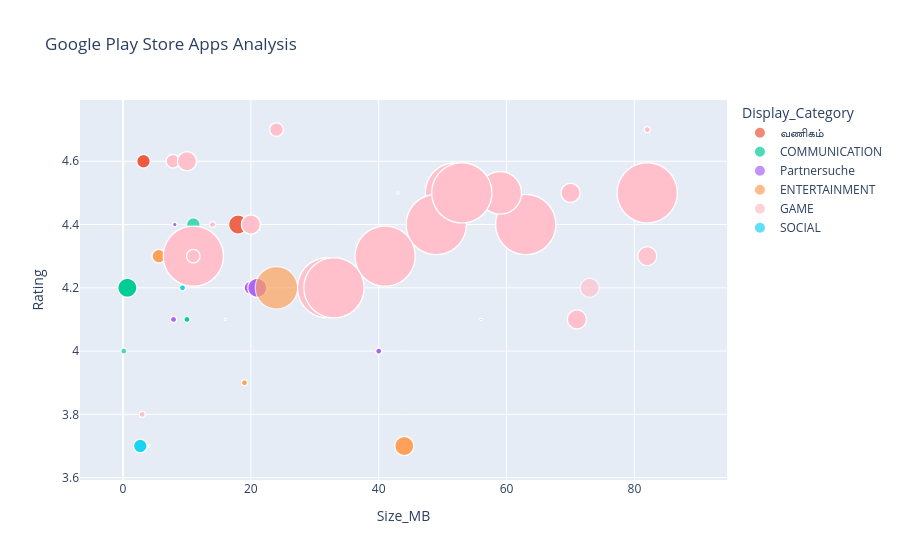

Notebook code for this chart:
### Code cell
if 17 <= current_hour < 19:
    fig.show()
else:
    print("Bubble Chart is available only between 5 PM IST and 7 PM IST.")

### Figure 1 — Plotly figure (JSON) as saved in the notebook; plotly's stock layout.template omitted (floating-point values rounded to 4 significant figures; data arrays with more than 128 entries replaced by an {"elided": "..."} marker saying what was removed)
{"data": [{"hovertemplate": "<b>%{hovertext}</b><br><br>Display_Category=வணிகம்<br>Size_MB=%{x}<br>Rating=%{y}<br>Installs_Num=%{marker.size}<extra></extra>", "hovertext": ["Google Primer", "Google Primer", "Call Blocker", "Call Blocker", "Call Blocker"], "legendgroup": "வணிகம்", "marker": {"color": "#EF553B", "size": [10000000.0, 10000000.0, 5000000.0, 5000000.0, 5000000.0], "sizemode": "area", "sizeref": 27780.0, "symbol": "circle"}, "mode": "markers", "name": "வணிகம்", "showlegend": true, "type": "scattergl", "x": [18.0, 18.0, 3.2, 3.2, 3.2], "xaxis": "x", "y": [4.4, 4.4, 4.6, 4.6, 4.6], "yaxis": "y"}, {"hovertemplate": "<b>%{hovertext}</b><br><br>Display_Category=COMMUNICATION<br>Size_MB=%{x}<br>Rating=%{y}<br>Installs_Num=%{marker.size}<extra></extra>", "hovertext": ["Call Blocker", "Call Blocker", "Call Blocker", "CallApp: Caller ID, Blocker & Phone Call Recorder", "Call Control - Call Blocker", "Caller ID +", "GO Notifier", "GO Notifier", "GO Notifier", "GO Notifier", "GO Notifier", "GO Notifier", "GO Notifier", "GO Notifier", "GO Notifier", "GO Notifier", "CallApp: Caller ID, Blocker & Phone Call Recorder"], "legendgroup": "COMMUNICATION", "marker": {"color": "#00cc96", "size": [1000000.0, 1000000.0, 1000000.0, 10000000.0, 5000000.0, 1000000.0, 10000000.0, 10000000.0, 10000000.0, 10000000.0, 10000000.0, 10000000.0, 10000000.0, 10000000.0, 10000000.0, 10000000.0, 10000000.0], "sizemode": "area", "sizeref": 27780.0, "symbol": "circle"}, "mode": "markers", "name": "COMMUNICATION", "showlegend": true, "type": "scattergl", "x": [10.0, 10.0, 10.0, 20.0, 11.0, 0.1152, 0.6787, 0.6787, 0.6787, 0.6787, 0.6787, 0.6787, 0.6787, 0.6787, 0.6787, 0.6787, 20.0], "xaxis": "x", "y": [4.1, 4.1, 4.1, 4.4, 4.4, 4.0, 4.2, 4.2, 4.2, 4.2, 4.2, 4.2, 4.2, 4.2, 4.2, 4.2, 4.4], "yaxis": "y"}, {"hovertemplate": "<b>%{hovertext}</b><br><br>Display_Category=Partnersuche<br>Size_MB=%{x}<br>Rating=%{y}<br>Installs_Num=%{marker.size}<extra></extra>", "hovertext": {"elided": "429 str values"}, "legendgroup": "Partnersuche", "marker": {"color": "#ab63fa", "size": {"elided": "429 float values"}, "sizemode": "area", "sizeref": 27780.0, "symbol": "circle"}, "mode": "markers", "name": "Partnersuche", "showlegend": true, "type": "scattergl", "x": {"elided": "429 float values"}, "xaxis": "x", "y": {"elided": "429 float values"}, "yaxis": "y"}, {"hovertemplate": "<b>%{hovertext}</b><br><br>Display_Category=ENTERTAINMENT<br>Size_MB=%{x}<br>Rating=%{y}<br>Installs_Num=%{marker.size}<extra></extra>", "hovertext": {"elided": "179 str values"}, "legendgroup": "ENTERTAINMENT", "marker": {"color": "#FFA15A", "size": {"elided": "179 float values"}, "sizemode": "area", "sizeref": 27780.0, "symbol": "circle"}, "mode": "markers", "name": "ENTERTAINMENT", "showlegend": true, "type": "scattergl", "x": {"elided": "179 float values"}, "xaxis": "x", "y": {"elided": "179 float values"}, "yaxis": "y"}, {"hovertemplate": "<b>%{hovertext}</b><br><br>Display_Category=GAME<br>Size_MB=%{x}<br>Rating=%{y}<br>Installs_Num=%{marker.size}<extra></extra>", "hovertext": {"elided": "3320 str values"}, "legendgroup": "GAME", "marker": {"color": "pink", "size": {"elided": "3320 float values"}, "sizemode": "area", "sizeref": 27780.0, "symbol": "circle"}, "mode": "markers", "name": "GAME", "showlegend": true, "type": "scattergl", "x": {"elided": "3320 float values"}, "xaxis": "x", "y": {"elided": "3320 float values"}, "yaxis": "y"}, {"hovertemplate": "<b>%{hovertext}</b><br><br>Display_Category=SOCIAL<br>Size_MB=%{x}<br>Rating=%{y}<br>Installs_Num=%{marker.size}<extra></extra>", "hovertext": ["Blogger", "Blogger", "Blogger", "Blogger", "Blogger", "Blogger", "Blogger", "Blogger", "Blogger", "Blogger", "Blogger", "Blogger", "Blogger", "Blogger", "Blogger", "Blogger", "Blogger", "Blogger", "Blogger", "Blogger", "Blogger", "Blogger", "Blogger", "Blogaway for Android (Blogger)", "Blogaway for Android (Blogger)", "Blogaway for Android (Blogger)", "Blogaway for Android (Blogger)", "Blogaway for Android (Blogger)", "Blogaway for Android (Blogger)", "Blogaway for Android (Blogger)", "Blogaway for Android (Blogger)", "Blogaway for Android (Blogger)", "Blogaway for Android (Blogger)", "Blogaway for Android (Blogger)", "Blogaway for Android (Blogger)", "Blogaway for Android (Blogger)", "Blogaway for Android (Blogger)", "Banjo", "Banjo", "Banjo", "Banjo", "Banjo", "Banjo", "Banjo", "Banjo", "Banjo", "Banjo", "Banjo", "Banjo", "Banjo", "Banjo", "Banjo", "Banjo"], "legendgroup": "SOCIAL", "marker": {"color": "#19d3f3", "size": [5000000.0, 5000000.0, 5000000.0, 5000000.0, 5000000.0, 5000000.0, 5000000.0, 5000000.0, 5000000.0, 5000000.0, 5000000.0, 5000000.0, 5000000.0, 5000000.0, 5000000.0, 5000000.0, 5000000.0, 5000000.0, 5000000.0, 5000000.0, 5000000.0, 5000000.0, 5000000.0, 100000.0, 100000.0, 100000.0, 100000.0, 100000.0, 100000.0, 100000.0, 100000.0, 100000.0, 100000.0, 100000.0, 100000.0, 100000.0, 100000.0, 1000000.0, 1000000.0, 1000000.0, 1000000.0, 1000000.0, 1000000.0, 1000000.0, 1000000.0, 1000000.0, 1000000.0, 1000000.0, 1000000.0, 1000000.0, 1000000.0, 1000000.0, 1000000.0], "sizemode": "area", "sizeref": 27780.0, "symbol": "circle"}, "mode": "markers", "name": "SOCIAL", "showlegend": true, "type": "scattergl", "x": [2.7, 2.7, 2.7, 2.7, 2.7, 2.7, 2.7, 2.7, 2.7, 2.7, 2.7, 2.7, 2.7, 2.7, 2.7, 2.7, 2.7, 2.7, 2.7, 2.7, 2.7, 2.7, 2.7, 4.1, 4.1, 4.1, 4.1, 4.1, 4.1, 4.1, 4.1, 4.1, 4.1, 4.1, 4.1, 4.1, 4.1, 9.3, 9.3, 9.3, 9.3, 9.3, 9.3, 9.3, 9.3, 9.3, 9.3, 9.3, 9.3, 9.3, 9.3, 9.3, 9.3], "xaxis": "x", "y": [3.7, 3.7, 3.7, 3.7, 3.7, 3.7, 3.7, 3.7, 3.7, 3.7, 3.7, 3.7, 3.7, 3.7, 3.7, 3.7, 3.7, 3.7, 3.7, 3.7, 3.7, 3.7, 3.7, 3.7, 3.7, 3.7, 3.7, 3.7, 3.7, 3.7, 3.7, 3.7, 3.7, 3.7, 3.7, 3.7, 3.7, 4.2, 4.2, 4.2, 4.2, 4.2, 4.2, 4.2, 4.2, 4.2, 4.2, 4.2, 4.2, 4.2, 4.2, 4.2, 4.2], "yaxis": "y"}], "layout": {"legend": {"itemsizing": "constant", "title": {"text": "Display_Category"}, "tracegroupgap": 0}, "title": {"text": "Google Play Store Apps Analysis"}, "xaxis": {"anchor": "y", "domain": [0, 1], "title": {"text": "Size_MB"}}, "yaxis": {"anchor": "x", "domain": [0, 1], "title": {"text": "Rating"}}}}
